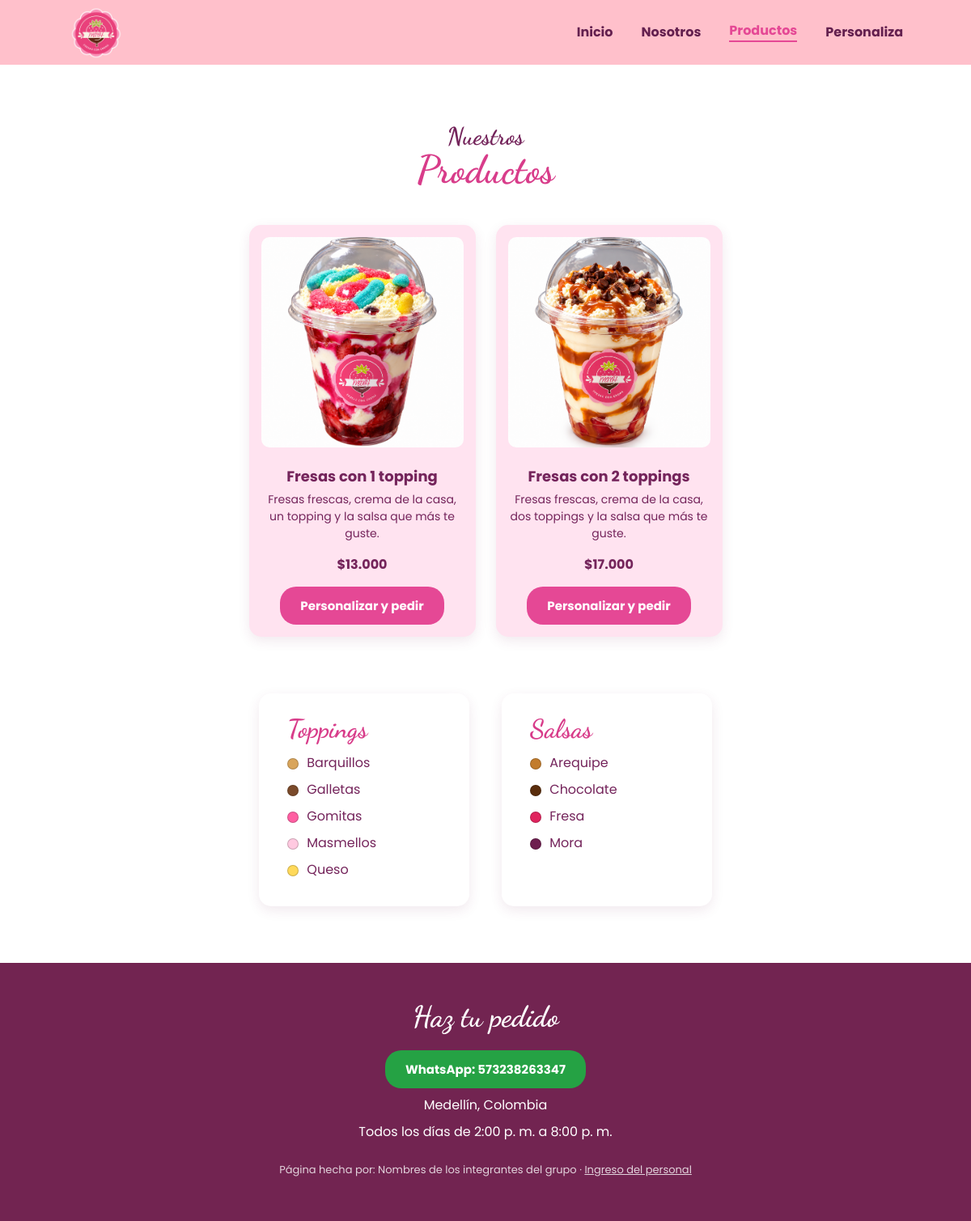
The page /productos.php on the database its author committed.
### tables this page shows
CREATE TABLE productos (
  id                 INT AUTO_INCREMENT PRIMARY KEY,
  nombre             VARCHAR(60)  NOT NULL UNIQUE,
  descripcion        VARCHAR(200) NOT NULL DEFAULT '',
  toppings_incluidos TINYINT      NOT NULL,
  precio             INT UNSIGNED NOT NULL,
  imagen             VARCHAR(150) NOT NULL DEFAULT '',
  disponible         TINYINT(1)   NOT NULL DEFAULT 1,
  activo             TINYINT(1)   NOT NULL DEFAULT 1,
  CHECK (toppings_incluidos BETWEEN 1 AND 4),
  CHECK (precio > 0)
);

CREATE TABLE toppings (
  id         INT AUTO_INCREMENT PRIMARY KEY,
  nombre     VARCHAR(40) NOT NULL UNIQUE,
  color      CHAR(7)     NOT NULL DEFAULT '#E54895',
  forma      ENUM('barquillo','galleta','gomita','masmelo','queso','chispas') NOT NULL DEFAULT 'chispas',
  disponible TINYINT(1)  NOT NULL DEFAULT 1,
  activo     TINYINT(1)  NOT NULL DEFAULT 1
);

CREATE TABLE salsas (
  id         INT AUTO_INCREMENT PRIMARY KEY,
  nombre     VARCHAR(40) NOT NULL UNIQUE,
  color      CHAR(7)     NOT NULL DEFAULT '#E54895',
  disponible TINYINT(1)  NOT NULL DEFAULT 1,
  activo     TINYINT(1)  NOT NULL DEFAULT 1
);

### includes/funciones.php (called while the page is built, shortened)
<?php
require_once __DIR__ . "/conexion.php";
function limpiar($texto)
{
    return htmlspecialchars((string) $texto, ENT_QUOTES, "UTF-8");
}
function pesos($valor)
{
    return "$" . number_format((int) $valor, 0, ",", ".");
}
function consultar($sql, $tipos = "", $valores = [])
{
    global $conexion;
    $stmt = $conexion->prepare($sql);
    $stmt->execute();
    $filas = $stmt->get_result()->fetch_all(MYSQLI_ASSOC);
    return $filas;
}
function config($clave)
{
    static $datos = null;
    if ($datos === null) {
        $datos = [];
        foreach (consultar("SELECT clave, valor FROM configuracion") as $fila) {
            $datos[$fila["clave"]] = $fila["valor"];
        }
    }
    return $datos[$clave] ?? "";
}
function enlace_whatsapp($texto = "")
{
    $url = "https://wa.me/" . preg_replace('/\D/', '', config("whatsapp"));
    return $texto === "" ? $url : $url . "?text=" . rawurlencode($texto);
}
function version($ruta)
{
    $archivo = __DIR__ . "/../" . $ruta;
    return $ruta . "?v=" . (is_file($archivo) ? filemtime($archivo) : "1");
}

### productos.php (the view, shortened to what this page needs)
<?php
require "includes/funciones.php";
$productos = consultar(
    "SELECT id, nombre, descripcion, toppings_incluidos, precio, imagen, disponible
       FROM productos WHERE activo = 1 ORDER BY precio"
);
$toppings = consultar("SELECT nombre, color, disponible FROM toppings WHERE activo = 1 ORDER BY nombre");
$salsas   = consultar("SELECT nombre, color, disponible FROM salsas WHERE activo = 1 ORDER BY nombre");
$activa = "productos";
require "includes/encabezado.php";
?>
    <section class="productos" id="productos">
        <h2>Nuestros</h2>
        <h3>Productos</h3>
        <div class="productos-container">
            <?php foreach ($productos as $p): ?>
                <div class="producto">
                    <img src="<?= limpiar($p["imagen"]) ?>" alt="<?= limpiar($p["nombre"]) ?>">
                    <h4><?= limpiar($p["nombre"]) ?></h4>
                    <p class="descripcion"><?= limpiar($p["descripcion"]) ?></p>
                    <p><?= pesos($p["precio"]) ?></p>
                    <?php if ($p["disponible"]): ?>
                        <a class="boton" href="personaliza.php?producto=<?= $p["id"] ?>">Personalizar y pedir</a>
                    <?php else: ?>
                        <span class="etiqueta-agotado">Agotado por hoy</span>
                    <?php endif; ?>
                </div>
            <?php endforeach; ?>
        </div>
    </section>
    <section class="ingredientes">
        <div>
            <h3>Toppings</h3>
            <ul>
                <?php foreach ($toppings as $t): ?>
                    <li class="<?= $t["disponible"] ? "" : "agotado" ?>">
                        <span class="punto" style="background: <?= limpiar($t["color"]) ?>"></span>
                        <?= limpiar($t["nombre"]) ?>
                    </li>
                <?php endforeach; ?>
            </ul>
        </div>
        <div>
            <h3>Salsas</h3>
            <ul>
                <?php foreach ($salsas as $s): ?>
                    <li class="<?= $s["disponible"] ? "" : "agotado" ?>">
                        <span class="punto" style="background: <?= limpiar($s["color"]) ?>"></span>
                        <?= limpiar($s["nombre"]) ?>
                    </li>
                <?php endforeach; ?>
            </ul>
        </div>
    </section>
<?php require "includes/pie.php"; ?>

### includes/encabezado.php (shortened to what this page needs)
<?php
$titulo = $titulo ?? "Inicio";
$activa = $activa ?? "";
$menu = [
    "inicio"      => ["index.php", "Inicio"],
    "nosotros"    => ["nosotros.php", "Nosotros"],
    "productos"   => ["productos.php", "Productos"],
    "personaliza" => ["personaliza.php", "Personaliza"],
];
?>
<!DOCTYPE html>
<html lang="es">
<head>
    <title><?= limpiar($titulo) ?> - <?= limpiar(config("nombre")) ?></title>
    <link rel="stylesheet" href="<?= version("assets/css/estilos.css") ?>">
</head>
<body>
    <header>
        <a class="logo" href="index.php">
            <img src="assets/img/logo.png" alt="<?= limpiar(config("nombre")) ?>">
        </a>
        <nav>
            <?php foreach ($menu as $clave => [$archivo, $texto]): ?>
                <a href="<?= $archivo ?>" class="<?= $clave === $activa ? "activo" : "" ?>"><?= $texto ?></a>
            <?php endforeach; ?>
        </nav>
    </header>

### includes/pie.php (shortened to what this page needs)
    <footer id="contacto">
        <h2>Haz tu pedido</h2>
        <p>
            <a class="boton boton-whatsapp" href="<?= limpiar(enlace_whatsapp("Hola, quiero hacer un pedido 🍓")) ?>" target="_blank" rel="noopener">
                WhatsApp: <?= limpiar(config("whatsapp")) ?>
            </a>
        </p>
        <p><?= limpiar(config("ciudad")) ?></p>
        <p><?= limpiar(config("horario")) ?></p>
        <p class="creditos">Página hecha por: <?= limpiar(config("integrantes")) ?> · <a href="admin/login.php">Ingreso del personal</a></p>
    </footer>
</body>
</html>

### assets/css/estilos.css (style rules this page uses)
:root { --vino: #74245b; --vino-oscuro: #64204f; --rosado: #e54895; --rosado-oscuro: #c92d78; --rosado-titulo: #d83c8a; --rosado-claro: #ffe3f0; --rosado-fondo: #f9d8e9; --pie: #722451; --verde: #1f9d55; --rojo: #c62828; }
* { margin: 0; padding: 0; box-sizing: border-box; }
html { scroll-behavior: smooth; }
body { font-family: 'Poppins', Arial, sans-serif; background-color: white; color: var(--vino); overflow-x: hidden; }
h1, h2, h3 { font-family: 'Dancing Script', cursive; }
img { max-width: 100%; }
header { min-height: 80px; background-color: pink; display: flex; align-items: center; justify-content: space-between; padding: 0 7%; }
.logo img { width: 70px; height: 70px; object-fit: contain; display: block; }
nav { display: flex; gap: 35px; }
nav a { text-decoration: none; color: var(--vino-oscuro); font-weight: bold; transition: color 0.3s ease, transform 0.3s ease; display: inline-block; }
nav a:hover, nav a.activo { color: var(--rosado); transform: translateY(-2px); }
nav a.activo { border-bottom: 2px solid var(--rosado); }
button, .boton { display: inline-block; border: none; background-color: var(--rosado); color: white; padding: 12px 25px; border-radius: 20px; cursor: pointer; font-weight: bold; font-family: inherit; font-size: 15px; text-decoration: none; transition: transform 0.3s ease, box-shadow 0.3s ease, background-color 0.3s; }
.boton-whatsapp { background-color: #25a244; }
.productos { text-align: center; padding: 70px 8%; }
.productos h2 { font-size: 30px; margin-bottom: -5px; }
.productos h3 { font-size: 48px; color: var(--rosado-titulo); margin-bottom: 40px; }
.productos-container { display: grid; grid-template-columns: repeat(auto-fit, minmax(220px, 280px)); justify-content: center; gap: 25px; }
.producto { background-color: var(--rosado-claro); padding: 15px; border-radius: 15px; box-shadow: 0 5px 15px rgba(116, 36, 91, 0.10); transition: transform 0.3s, box-shadow 0.3s; overflow: hidden; }
.producto img { width: 100%; height: 260px; object-fit: cover; border-radius: 10px; transition: transform 0.4s ease; }
.producto h4 { font-size: 18px; margin: 15px 0 5px; }
.producto p { margin-bottom: 15px; font-weight: bold; }
.producto .descripcion { font-weight: normal; font-size: 14px; }
.ingredientes { display: flex; justify-content: center; gap: 40px; flex-wrap: wrap; padding: 0 8% 70px; }
.ingredientes > div { background: white; border-radius: 15px; padding: 25px 35px; min-width: 260px; box-shadow: 0 5px 15px rgba(116, 36, 91, 0.10); }
.ingredientes h3 { font-size: 32px; color: var(--rosado-titulo); margin-bottom: 10px; }
.ingredientes ul { list-style: none; }
.ingredientes li { margin: 8px 0; }
.punto { display: inline-block; width: 14px; height: 14px; border-radius: 50%; border: 1px solid rgba(0, 0, 0, 0.2); vertical-align: middle; margin-right: 6px; }
footer { background-color: var(--pie); color: white; text-align: center; padding: 45px 20px; }
footer h2 { font-size: 36px; margin-bottom: 20px; }
footer p { margin: 8px; }
footer a { color: white; }
footer .creditos { margin-top: 25px; font-size: 13px; opacity: 0.8; }

### rows shown on the page
productos: imagen (picture), nombre "Fresas con 1 topping", descripcion "Fresas frescas, crema de la casa, un topping y la salsa que más te guste.", precio "$13.000"
productos: imagen (picture), nombre "Fresas con 2 toppings", descripcion "Fresas frescas, crema de la casa, dos toppings y la salsa que más te guste.", precio "$17.000"
toppings: nombre "Barquillos"
toppings: nombre "Galletas"
toppings: nombre "Gomitas"
toppings: nombre "Masmellos"
toppings: nombre "Queso"
salsas: nombre "Arequipe"
salsas: nombre "Chocolate"
salsas: nombre "Fresa"
salsas: nombre "Mora"

### other values the page prints
$texto "Inicio"
$texto "Nosotros"
$texto "Productos"
$texto "Personaliza"
limpiar(config("whatsapp")) "573238263347"
limpiar(config("ciudad")) "Medellín, Colombia"
limpiar(config("horario")) "Todos los días de 2:00 p. m. a 8:00 p. m."
limpiar(config("integrantes")) "Nombres de los integrantes del grupo"
